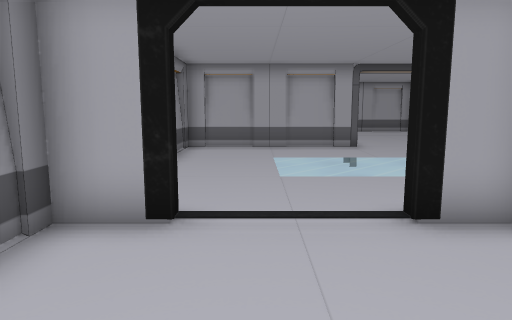
View 1 (above)

16 first-person views from a walk through a Unity game level. The camera is 1.4 m above the floor, tilts 8° down and sees 70° across. The floor is counted in squares, 1 m on a side. Each view is taken from the middle of a square. On the plan, view 1 faces up. The plan holds only what a view shows up to about 16 squares ahead; the rest is blank. The place goes on beyond the plan. The player is left out. Door leaves are left out, so doorways stand open.

View 2
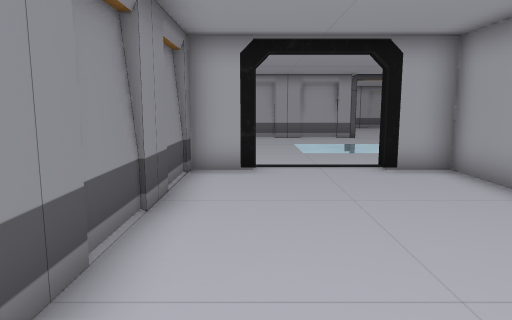

View 3
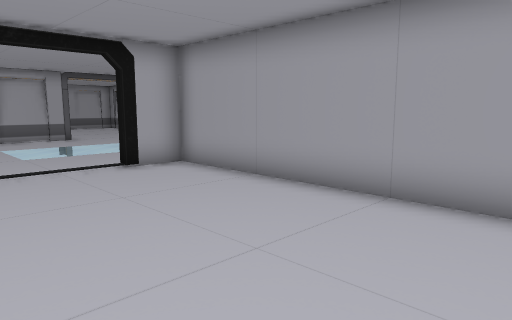

View 4
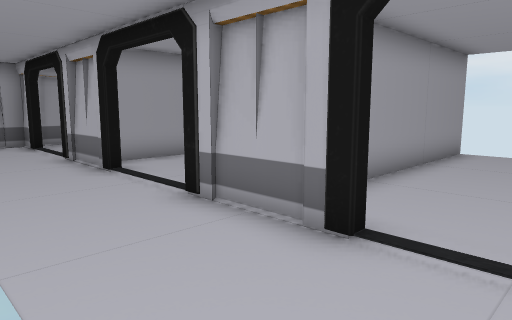

View 5
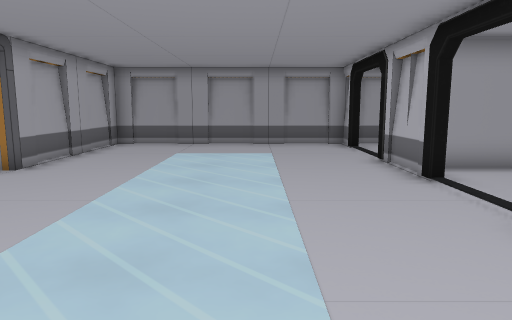

View 6
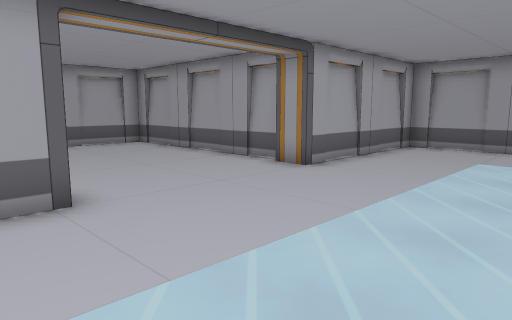

View 7
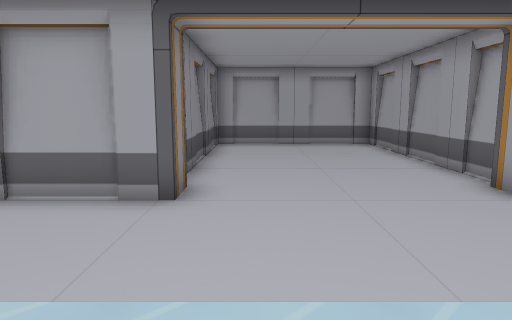

View 8
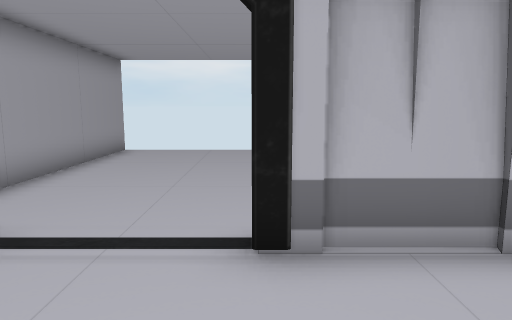

View 9
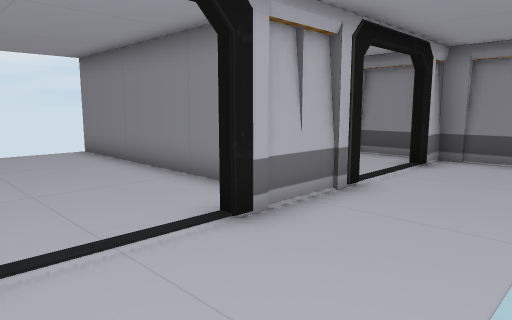

View 10
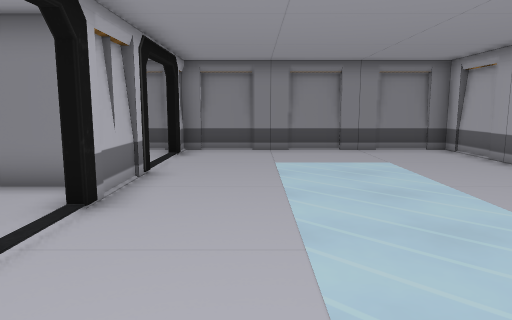

View 11
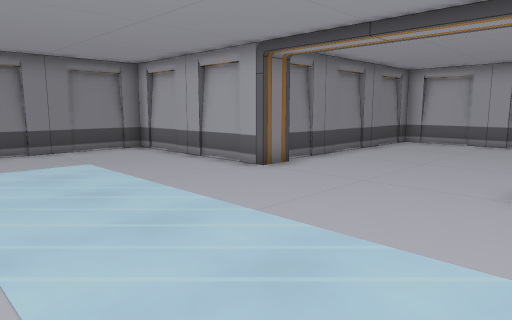

View 12
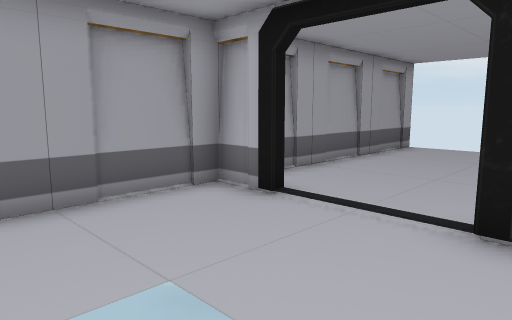

View 13
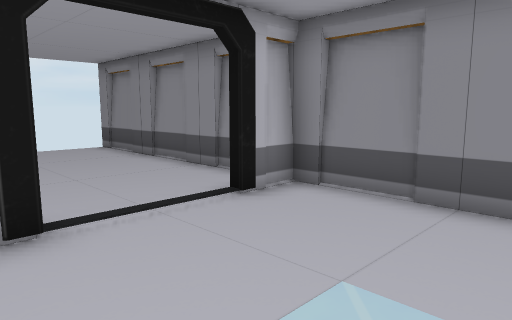

View 14
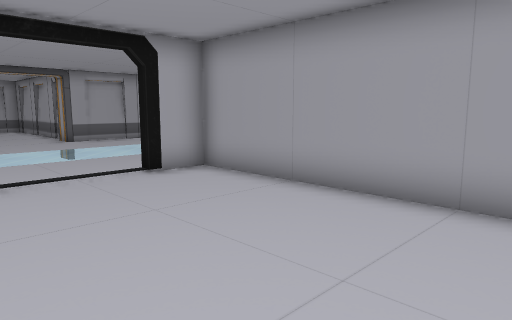

View 15
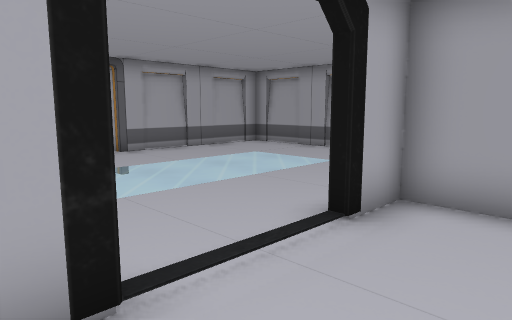

View 16
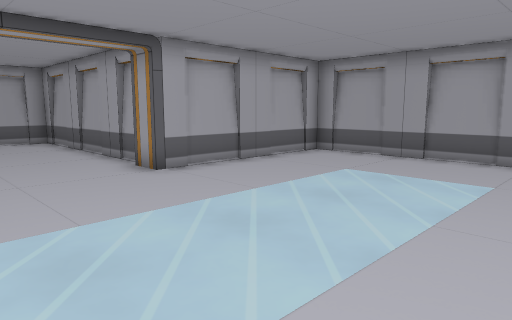

### Floor plan
Ten units are one square. View 1 is at (0, 0); x grows to the right and y downward. Boxes are objects, and circles mark ways between rooms. Rooms are numbered by the first view taken in them; rooms with no view inside come last. Other rooms are left out.
<svg viewBox="-31 -230 192 281">
<path fill="none" stroke="#000" d="M-10 -43 -25 -43M-26 -40 -26 45M35 46 35 -45M38 -146 38 -135 -26 -135 -26 -40M29 -137 11 -137M95 -148 95 -225 35 -225 35 -149M97 -148 97 -159M-1 -137 -19 -137M97 -173 97 -189M79 -45 111 -45M19 -45 51 -45M97 -204 97 -219M139 -45 156 -45 156 -135 93 -135 93 -145M-26 -45 -10 -45M51 -43 19 -43M35 -46 35 45M95 45 95 -43 79 -43"/>
<circle cx="7" cy="-44" r="3" fill="#2a7"/>
<circle cx="70" cy="-45" r="3" fill="#2a7"/>
<text x="0" y="0">1</text>
<text x="60" y="-120">2</text>
<text x="60" y="0">3</text>
</svg>
Room 1 opens to room 2. Room 2 opens to room 3.

Where each view was taken, in squares from view 1:
view 1: 0 up, 0 right, facing up
view 2: 4 down, 1 left, facing up
view 3: 4 down, 2 left, facing up-right
view 4: 8 up, 0 right, facing down-right
view 5: 8 up, 1 right, facing right
view 6: 8 up, 2 right, facing up-right
view 7: 8 up, 5 right, facing up
view 8: 8 up, 5 right, facing down
view 9: 8 up, 8 right, facing down-left
view 10: 7 up, 10 right, facing left
view 11: 7 up, 10 right, facing up-left
view 12: 9 up, 10 right, facing down-right
view 13: 9 up, 3 right, facing down-left
view 14: 3 down, 4 right, facing up-right
view 15: 2 up, 4 right, facing up-right
view 16: 6 up, 5 right, facing up-right
